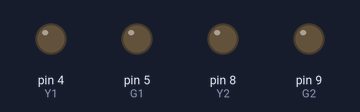
A sketch run on a simulated Arduino Uno, built with avr-gcc and run on an emulated ATmega328P. On the bench: output pins drawn as LEDs (lit = HIGH). Pins used as bus, display or sensor lines are not drawn.

Above: at 0.3 s.
At 2.7 s:
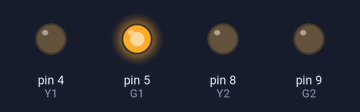
At 5.5 s:
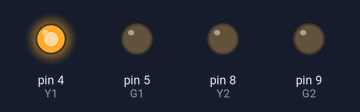
At 9.0 s:
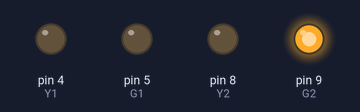
At 11.7 s:
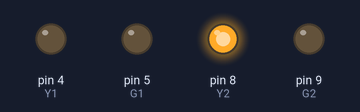
Timing chart, 0 to 16.3 s (numbered marks = the images above):
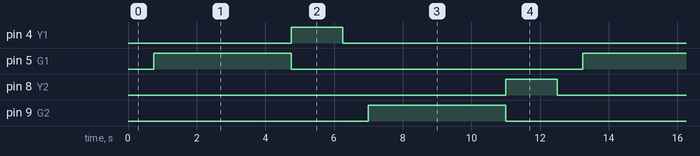

The sketch:

TrafficLight.ino
```cpp
// define LED pins
#define R1 3
#define Y1 4
#define G1 5
#define R2 7
#define Y2 8
#define G2 9

// the setup routine runs once when you press reset:
void setup() {
  // initialize the LED pins as outputs.
  pinMode(R1, OUTPUT);
  pinMode(G1, OUTPUT);
  pinMode(Y1, OUTPUT);
  pinMode(R2, OUTPUT);
  pinMode(G2, OUTPUT);
  pinMode(Y2, OUTPUT);
}

// control red green and yellow LEDs of first "traffic light"
void rgy1(double r, double g, double y) {
    digitalWrite(R1, r);
    digitalWrite(G1, g);
    digitalWrite(Y1, y);
}
// control red green and yellow LEDs of second "traffic light"
void rgy2(double r, double g, double y) {
    digitalWrite(R2, r);
    digitalWrite(G2, g);
    digitalWrite(Y2, y);
}

// initialize count and delay variables
int count = 0;
int delayTime = 0;

// the loop routine runs over and over again forever:
void loop() {
  //this switch determines what part of the sequence of traffic lights we are in
  //it then turns "on" the correct LEDs, and gives the main program an approriate delayTime
  switch (count) {
    case 0://red red
      rgy1(HIGH,LOW,LOW);
      rgy2(HIGH,LOW,LOW);
      delayTime = 750;
      break;
    case 1://green red
      rgy1(LOW,HIGH,LOW);
      rgy2(HIGH,LOW,LOW);
      delayTime = 4000;
      break;
    case 2://yellow red
      rgy1(LOW,LOW,HIGH);
      rgy2(HIGH,LOW,LOW);
      delayTime = 1500;
      break;
    case 3://red red
      rgy1(HIGH,LOW,LOW);
      rgy2(HIGH,LOW,LOW);
      delayTime = 750;
      break;
    case 4://red green
      rgy1(HIGH,LOW,LOW);
      rgy2(LOW,HIGH,LOW);
      delayTime = 4000;
      break;
    case 5://red yellow
      rgy1(HIGH,LOW,LOW);
      rgy2(LOW,LOW,HIGH);
      delayTime = 1500;
      break;
  }

  //increase the counter, keeping it between 0-5
  count ++;
  count %= 6;

  //delay next cycle based on what part of cycle we are in (e.g. don't want both lights to be red for very long)
  delay(delayTime);
}
```

Measured:
- by itself, pin 4 (Y1), pin 8 (Y2): alternates HIGH for 1.5 s and LOW for 11.0 s
- by itself, pin 5 (G1), pin 9 (G2): alternates HIGH for 4.0 s and LOW for 8.5 s
- by itself, everything shown: repeats every 12.5 s, in 6 steps
